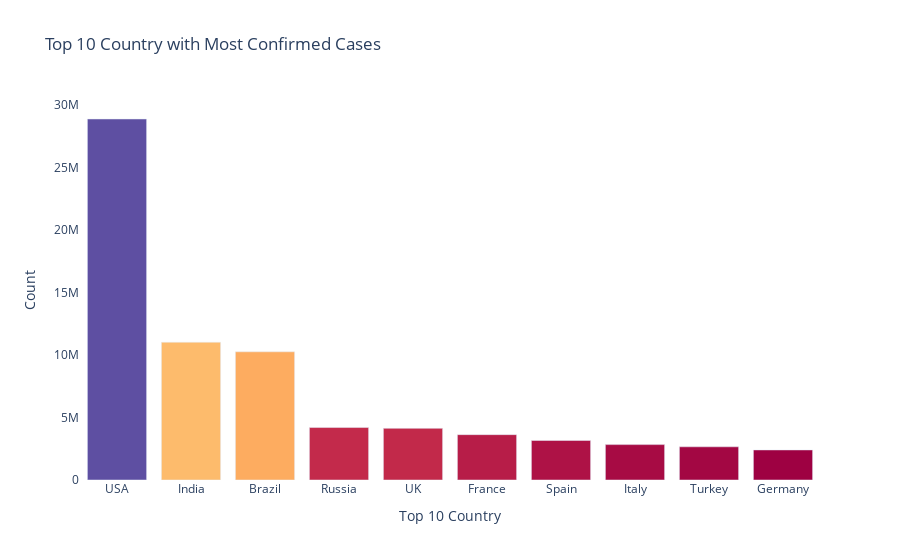

The notebook cell this image was saved under:
### Markdown cell above
First, we will visualize the current condition of the pandemic, including confirmed cases, active cases and death rates.

### Code cell
# Visualizing the COVID-19 spread condition (total confirmed cases)
vis(summary.reset_index(), 'country', "total_confirmed", title="Top 10 Country with Most Confirmed Cases", colors="spectral", n=10)

### Figure 1 — Plotly figure (JSON) as saved in the notebook; plotly's stock layout.template omitted (floating-point values rounded to 4 significant figures)
{"data": [{"hoverinfo": "skip", "hovertemplate": "<br><b>%{x}</b><br><b>Count: </b>%{y}<br><extra></extra>", "marker": {"color": [28897718, 11030176, 10260621, 4200902, 4134639, 3629891, 3161432, 2832162, 2655633, 2405263], "colorscale": [[0, "rgb(158,1,66)"], [0.1, "rgb(213,62,79)"], [0.2, "rgb(244,109,67)"], [0.3, "rgb(253,174,97)"], [0.4, "rgb(254,224,139)"], [0.5, "rgb(255,255,191)"], [0.6, "rgb(230,245,152)"], [0.7, "rgb(171,221,164)"], [0.8, "rgb(102,194,165)"], [0.9, "rgb(50,136,189)"], [1, "rgb(94,79,162)"]]}, "type": "bar", "x": ["USA", "India", "Brazil", "Russia", "UK", "France", "Spain", "Italy", "Turkey", "Germany"], "y": [28897718, 11030176, 10260621, 4200902, 4134639, 3629891, 3161432, 2832162, 2655633, 2405263]}], "layout": {"hovermode": "x", "plot_bgcolor": "rgba(0,0,0,0)", "title": {"text": "Top 10 Country with Most Confirmed Cases"}, "xaxis": {"title": {"text": "Top 10 Country"}}, "yaxis": {"title": {"text": "Count"}}}}
